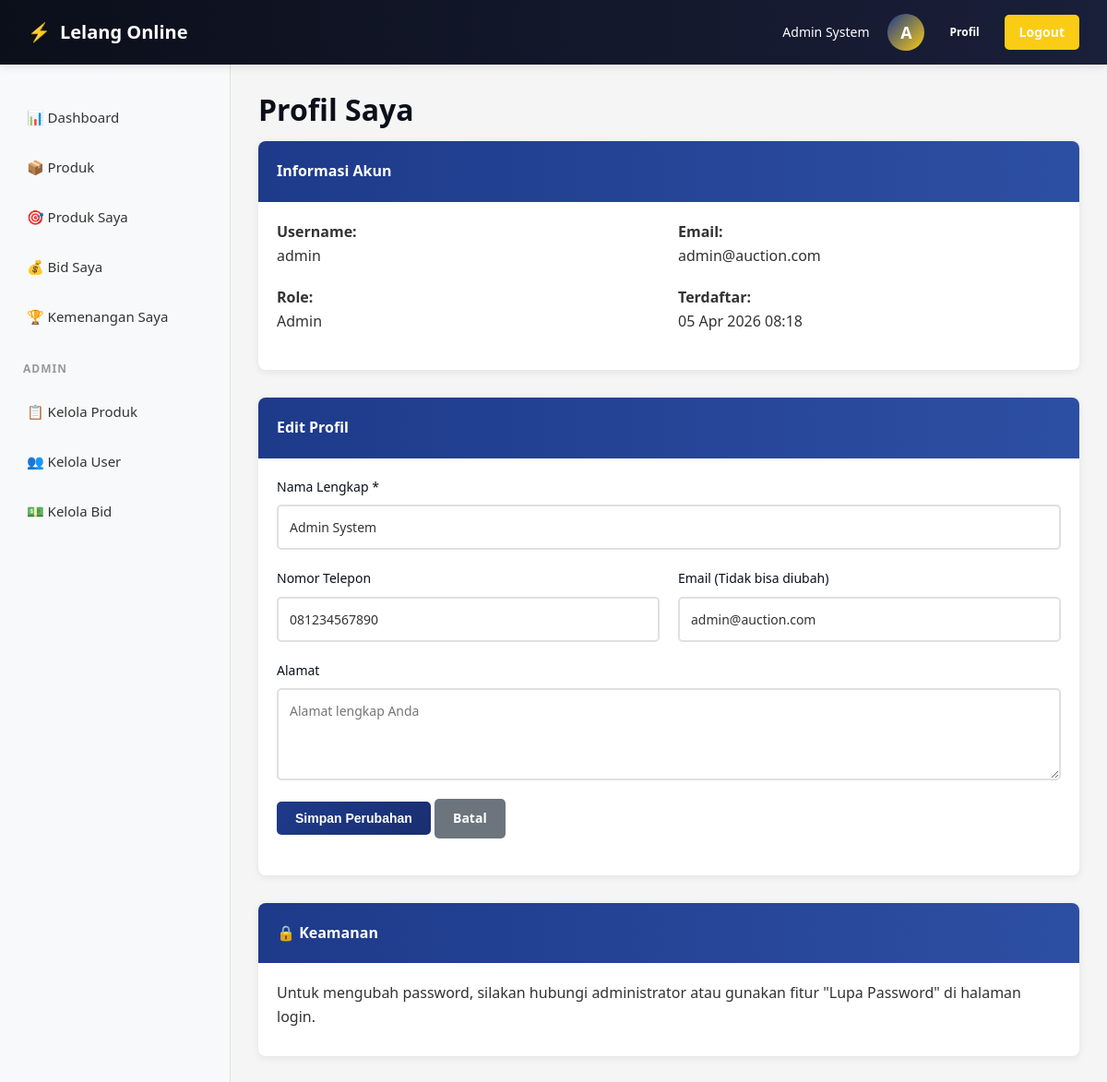
The page /pages/profile.php (signed in) on the database its author committed.
### tables this page shows
CREATE TABLE users (
  id INT PRIMARY KEY AUTO_INCREMENT,
  username VARCHAR(100) NOT NULL UNIQUE,
  email VARCHAR(100) NOT NULL UNIQUE,
  password VARCHAR(255) NOT NULL,
  full_name VARCHAR(150) NOT NULL,
  phone VARCHAR(20),
  address TEXT,
  role ENUM('admin', 'user') DEFAULT 'user',
  is_active TINYINT DEFAULT 1,
  created_at TIMESTAMP DEFAULT CURRENT_TIMESTAMP,
  updated_at TIMESTAMP DEFAULT CURRENT_TIMESTAMP ON UPDATE CURRENT_TIMESTAMP,
  INDEX idx_username (username),
  INDEX idx_email (email),
  INDEX idx_role (role)
);

### config/functions.php (called while the page is built, shortened)
<?php
function isLoggedIn()
{
    return isset($_SESSION['user_id']) && !empty($_SESSION['user_id']);
}
function getCurrentUserId()
{
    return $_SESSION['user_id'] ?? null;
}
function getCurrentUser($connection)
{
    $userId = getCurrentUserId();
    $stmt = $connection->prepare("SELECT * FROM users WHERE id = ? AND is_active = TRUE");
    $stmt->bind_param("i", $userId);
    $stmt->execute();
    $result = $stmt->get_result();
    return $result->fetch_assoc();
}
function formatDateTime($datetime)
{
    return date('d M Y H:i', strtotime($datetime));
}
?>

### pages/profile.php (the view, shortened to what this page needs)
<?php
require_once __DIR__ . '/../config/database.php';
$user = getCurrentUser($connection);
?>
<!DOCTYPE html>
<html lang="id">
<head>
    <link rel="stylesheet" href="/assets/css/bootstrap.min.css">
    <link rel="stylesheet" href="/assets/css/style.css">
</head>
<body>
    <div class="navbar">
        <div class="navbar-brand">
            <span>⚡</span> Lelang Online
        </div>
        <div class="navbar-user">
            <span><?php echo htmlspecialchars($user['full_name']); ?></span>
            <div class="navbar-user-menu">
                <div class="user-avatar"><?php echo strtoupper(substr($user['username'], 0, 1)); ?></div>
                <a href="/pages/profile.php" class="btn btn-small">Profil</a>
                <a href="/pages/logout.php" class="btn-logout">Logout</a>
            </div>
        </div>
    </div>
    <div class="sidebar-container">
        <div class="sidebar">
            <ul class="sidebar-menu">
                <li><a href="/pages/dashboard.php">📊 Dashboard</a></li>
                <li><a href="/pages/products.php">📦 Produk</a></li>
                <li><a href="/pages/my-products.php">🎯 Produk Saya</a></li>
                <li><a href="/pages/my-bids.php">💰 Bid Saya</a></li>
                <li><a href="/pages/my-wins.php">🏆 Kemenangan Saya</a></li>
                <?php if ($user['role'] === 'admin'): ?>
                    <div class="sidebar-section-title">Admin</div>
                    <li><a href="/pages/admin-products.php">📋 Kelola Produk</a></li>
                    <li><a href="/pages/admin-users.php">👥 Kelola User</a></li>
                    <li><a href="/pages/admin-bids.php">💵 Kelola Bid</a></li>
                <?php endif; ?>
            </ul>
        </div>
        <div class="main-content">
            <h1>Profil Saya</h1>
            <div class="card mb-30">
                <div class="card-header">Informasi Akun</div>
                <div class="card-body">
                    <div style="display: grid; grid-template-columns: 1fr 1fr; gap: 20px; margin-bottom: 20px;">
                        <div>
                            <strong>Username:</strong><br>
                            <span><?php echo htmlspecialchars($user['username']); ?></span>
                        </div>
                        <div>
                            <strong>Email:</strong><br>
                            <span><?php echo htmlspecialchars($user['email']); ?></span>
                        </div>
                        <div>
                            <strong>Role:</strong><br>
                            <span><?php echo ucfirst($user['role']); ?></span>
                        </div>
                        <div>
                            <strong>Terdaftar:</strong><br>
                            <span><?php echo formatDateTime($user['created_at']); ?></span>
                        </div>
                    </div>
                </div>
            </div>
            <div class="card">
                <div class="card-header">Edit Profil</div>
                <div class="card-body">
                    <form method="POST">
                        <div class="form-group">
                            <label for="full_name">Nama Lengkap *</label>
                            <input
                                type="text"
                                id="full_name"
                                name="full_name"
                                value="<?php echo htmlspecialchars($user['full_name']); ?>"
                                required
                            >
                        </div>
                        <div class="form-row">
                            <div class="form-group">
                                <label for="phone">Nomor Telepon</label>
                                <input
                                    type="tel"
                                    id="phone"
                                    name="phone"
                                    value="<?php echo htmlspecialchars($user['phone'] ?? ''); ?>"
                                    placeholder="+62812345678"
                                >
                            </div>
                            <div class="form-group">
                                <label for="email">Email (Tidak bisa diubah)</label>
                                <input
                                    type="email"
                                    value="<?php echo htmlspecialchars($user['email']); ?>"
                                    disabled
                                >
                            </div>
                        </div>
                        <div class="form-group">
                            <label for="address">Alamat</label>
                            <textarea
                                id="address"
                                name="address"
                                placeholder="Alamat lengkap Anda"
                            ><?php echo htmlspecialchars($user['address'] ?? ''); ?></textarea>
                        </div>
                        <div class="form-group">
                            <button type="submit" class="btn btn-primary">Simpan Perubahan</button>
                            <a href="/pages/dashboard.php" class="btn btn-secondary">Batal</a>
                        </div>
                    </form>
                </div>
            </div>
            <div class="card mt-30">
                <div class="card-header">🔒 Keamanan</div>
                <div class="card-body">
                    <p>Untuk mengubah password, silakan hubungi administrator atau gunakan fitur "Lupa Password" di halaman login.</p>
                </div>
            </div>
        </div>
    </div>
</body>
</html>

### assets/css/style.css (style rules this page uses)
* { margin: 0; padding: 0; box-sizing: border-box; }
html, body { font-family: 'Segoe UI', Tahoma, Geneva, Verdana, sans-serif; color: #333; background-color: #f5f5f5; line-height: 1.6; }
h1, h2, h3, h4, h5, h6 { color: #0B0F1A; font-weight: 700; line-height: 1.2; margin-bottom: 15px; }
h1 { font-size: 32px; }
p { margin-bottom: 10px; }
a { color: #1E3A8A; text-decoration: none; transition: color 0.3s ease; }
.navbar { background: linear-gradient(90deg, #0B0F1A 0%, #1a1f3a 100%); padding: 15px 30px; box-shadow: 0 2px 10px rgba(0, 0, 0, 0.1); display: flex; justify-content: space-between; align-items: center; position: sticky; top: 0; z-index: 100; }
.navbar-brand { display: flex; align-items: center; color: white; font-size: 20px; font-weight: 700; gap: 10px; }
.navbar-brand span { color: #FACC15; }
.navbar-user { display: flex; align-items: center; gap: 20px; color: white; font-size: 14px; }
.navbar-user a { color: white; transition: color 0.3s ease; }
.navbar-user-menu { display: flex; align-items: center; gap: 15px; }
.user-avatar { width: 40px; height: 40px; border-radius: 50%; background: linear-gradient(135deg, #1E3A8A, #FACC15); display: flex; align-items: center; justify-content: center; color: white; font-weight: 600; font-size: 18px; }
.btn-logout { padding: 8px 16px; background: #FACC15; color: #0B0F1A; border: none; border-radius: 5px; cursor: pointer; font-weight: 600; font-size: 14px; transition: all 0.3s ease; }
.sidebar-container { display: flex; min-height: calc(100vh - 60px); }
.sidebar { width: 250px; background: #f8f9fa; border-right: 1px solid #e0e0e0; padding: 30px 0; overflow-y: auto; }
.sidebar-menu { list-style: none; }
.sidebar-menu li { margin: 0; }
.sidebar-menu a { display: block; padding: 15px 25px; color: #333; text-decoration: none; border-left: 4px solid transparent; transition: all 0.3s ease; font-size: 15px; }
.sidebar-section-title { padding: 20px 25px 10px; font-size: 12px; font-weight: 700; color: #999; text-transform: uppercase; letter-spacing: 1px; }
.main-content { flex: 1; padding: 30px; overflow-y: auto; }
.card { background: white; border: none; border-radius: 8px; box-shadow: 0 2px 8px rgba(0, 0, 0, 0.08); overflow: hidden; transition: all 0.3s ease; }
.card-header { padding: 20px; background: linear-gradient(90deg, #1E3A8A 0%, #2d4fa3 100%); color: white; font-weight: 600; }
.card-body { padding: 20px; }
.btn { display: inline-block; padding: 10px 20px; border: none; border-radius: 5px; font-size: 14px; font-weight: 600; cursor: pointer; transition: all 0.3s ease; text-decoration: none; text-align: center; }
.btn-primary { background: linear-gradient(135deg, #1E3A8A 0%, #1a2f70 100%); color: white; }
.btn-secondary { background: #6c757d; color: white; }
.btn-small { padding: 8px 12px; font-size: 12px; }
.form-group { margin-bottom: 20px; }
.form-group label { display: block; margin-bottom: 8px; color: #0B0F1A; font-weight: 500; font-size: 14px; }
.form-group input, .form-group textarea, .form-group select { width: 100%; padding: 12px; border: 2px solid #e0e0e0; border-radius: 5px; font-size: 14px; font-family: inherit; transition: all 0.3s ease; }
.form-group textarea { resize: vertical; min-height: 100px; }
.form-row { display: grid; grid-template-columns: 1fr 1fr; gap: 20px; }
.mt-30 { margin-top: 30px; }
.mb-30 { margin-bottom: 30px; }

### rows shown on the page
users: full_name "Admin System", username "A", username "admin", email "admin@auction.com", role "Admin", created_at "05 Apr 2026 08:18", phone "081234567890"
